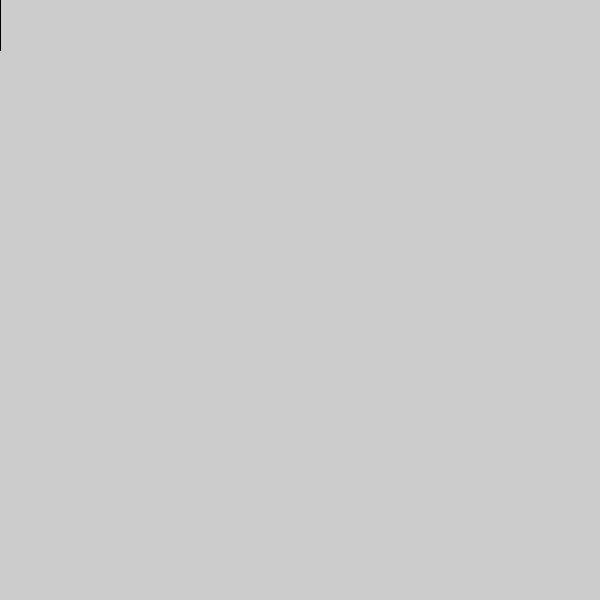
Frame 1 (no input)
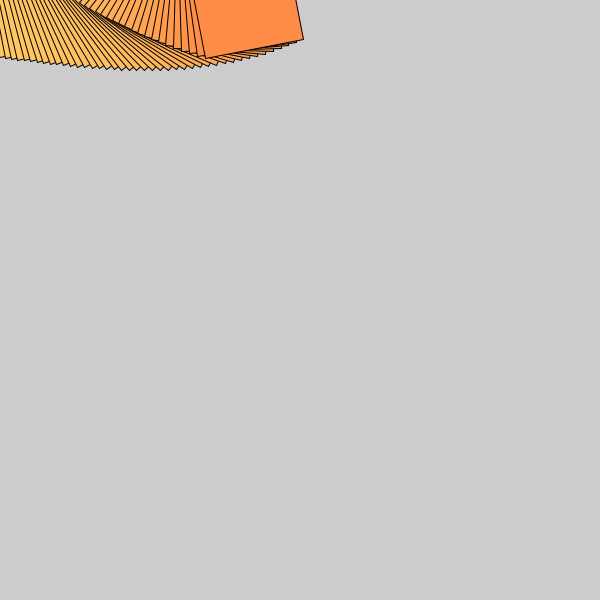
Frame 60 (the mouse pressed at the canvas centre just before this capture)
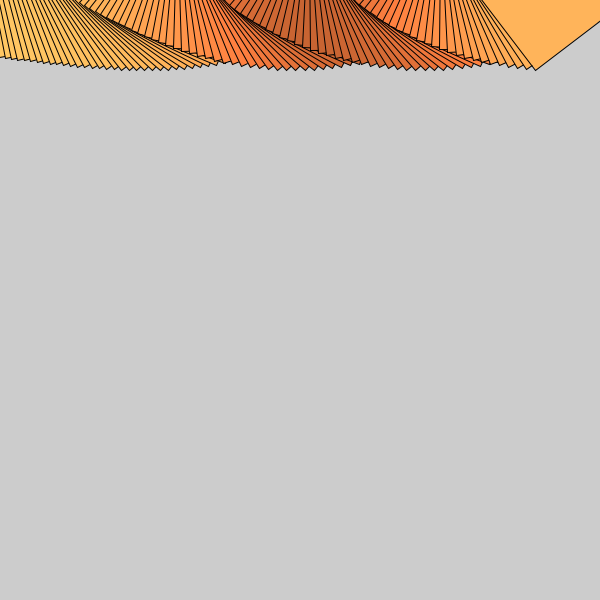
Frame 120 (the mouse held since frame 60 and released just before this capture)

The Processing sketch that drew these frames (run headless with seeded random() and noise(); from frame 60 on, the mouse is pressed at the canvas centre):

// Processing sketch: oscillation
// ── oscillation.pde
float xPos = -50;
float yPos = 0;
float a, aVel;
float aAcc = 0.001;

void setup() {
  size(600, 600);
}

void draw() {
  rectMode(CENTER);

  aAcc = map(mouseX, 0, width, -0.001, 0.001);
  a += aVel;
  aVel += aAcc;
  
  float c = map(cos(a), -1, 1, 100, 200);

  pushMatrix();
  translate(xPos, yPos);
  rotate(a);
  fill(c*2, c, c/2);
  rect(0, 0, 100, 100);
  popMatrix();
  xPos = xPos + 5;
  if (xPos > width + 50) {
    xPos = 0;
    yPos = yPos + 75;
  }
  if (yPos > height + 50) {
    yPos = 0;
  }
  
  println(c);
}
